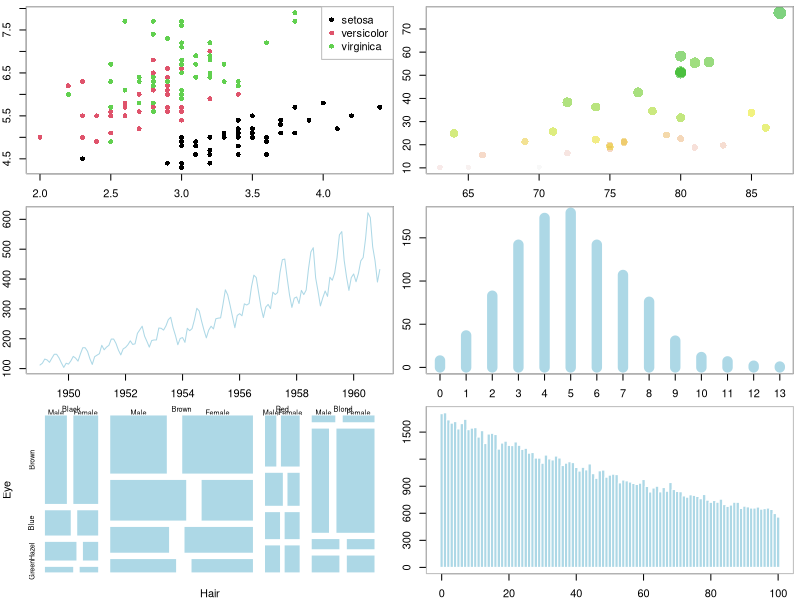

Recreate this plot in R.
## how many methods in plot object
# pdf(file = 'plot.pdf',width=10,height=6)
layout(matrix(seq(6), 3, 2, byrow = TRUE))
op <- par(mar=c(2,2,.5,.5))
# 分类散点图
plot(Sepal.Length~Sepal.Width,data=iris,col = Species,pch=16 )
legend('topright',legend = unique(iris$Species),box.col = "gray",
       pch=16,col = unique(iris$Species) )
box(col="gray")
# 气泡图
plot(Volume~Height,data = trees,pch =16,cex = Girth/8,
     col = rev(terrain.colors(nrow(trees), alpha = .5)))
box(col="gray")
# 折线图
plot(AirPassengers, col = "lightblue")
box(col="gray")

# 柱形图
set.seed(123456)
barPois <- table(stats::rpois(1000, lambda = 5))
plot(barPois,col = "lightblue",type = 'h',lwd=10,main = "")
box(col="gray")

# 马赛克图
# par(mar=c(2,2,.5,.5))
plot(HairEyeColor,col = "lightblue",border = 'white',main = '')
# box(col="gray")

## 直方图
set.seed(1234)
n <- 2^24
x <- runif(n,0,1)
delta <- 0.01
len <- diff(c(0,which(x < delta),n+1))-1
ylim <- seq( 0, 1800, by = 300)
xlim <- seq( 0, 100, by = 20)

p <- hist(len[len < 101], breaks = -1:100+0.5,plot = FALSE)
plot(p,ann = FALSE,axes = FALSE,col="lightblue",border = "white",main = "")	 
axis( 1, labels = xlim, at = xlim, las = 1) # x 轴
axis( 2, labels = ylim, at = ylim, las = 0) # y 轴
box(col="gray")
par(op)
# dev.off()

# 矩阵图 自带 layout 
# plot(iris[,-5],col = iris$Species)